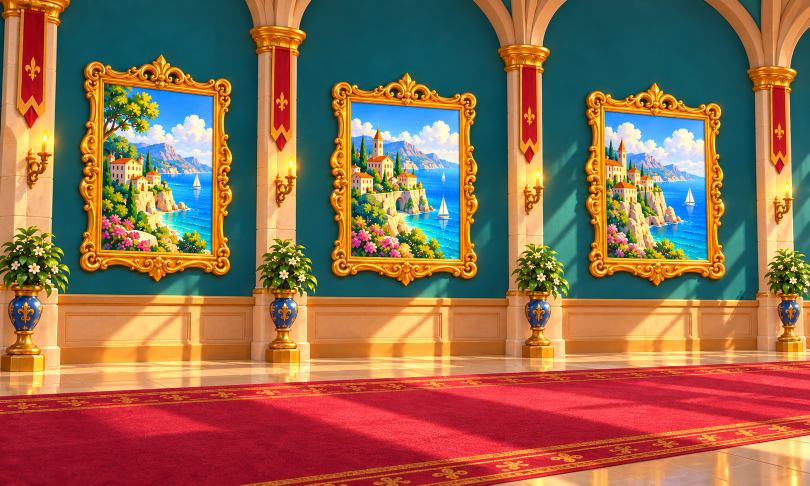
#> input picture docs/art/drafts/corridor-victory-v2-panorama-20261030/panorama-clean.png, 1619 x 971 px (shown at 1/2 size)
$ python prepare-review.py
#> lines starting #> are read from the running program, lines starting #| are printed output that depends on the picture
"""Derive approval crops/annotations from ONE image. Never edits runtime assets."""
import sys, json, hashlib
from pathlib import Path
sys.path.insert(0, str(Path(__file__).resolve().parents[2] / '.task16-python'))
from PIL import Image, ImageDraw, ImageFont

root = Path(__file__).resolve().parent
im = Image.open(root / 'panorama-clean.png').convert('RGB')
#> im is the input picture: PIL image 1619x971 RGB; mean R, G, B 144.1, 107, 80
w, h = im.size
#> w = 1619; h = 971
# Exact 390:844 aspect with fractional source crop, full source height.
# Keep the decorative outer frame scrollwork inside both endpoint crops.
cw, ch = h * 390 / 844, h
#> cw = 448.7; ch = 971
y = 0
margin = w * 0.056
#> margin = 90.66
positions = [margin, (w-cw)/2, w-cw-margin]
#> positions = [90.66, 585.2, 1079.7]
names = ['start', 'middle', 'end']
labels = ['BAŞLANGIÇ', 'ORTA', 'BİTİŞ']
colors = ['#63e3ff', '#ffd15b', '#ff8ca3']
crops = []
for name, x in zip(names, positions):
    crop = im.transform((390,844), Image.Transform.EXTENT, (x,y,x+cw,y+ch), Image.Resampling.BICUBIC)
    crop.save(root / ('frame-' + name + '.png'))
    crops.append(crop)
#> this loop made 3 passes
#> pass 1, `crop = im.transform((390,844), Image.Transform.EXTENT, (x,y,x+cw,y+ch)..`:
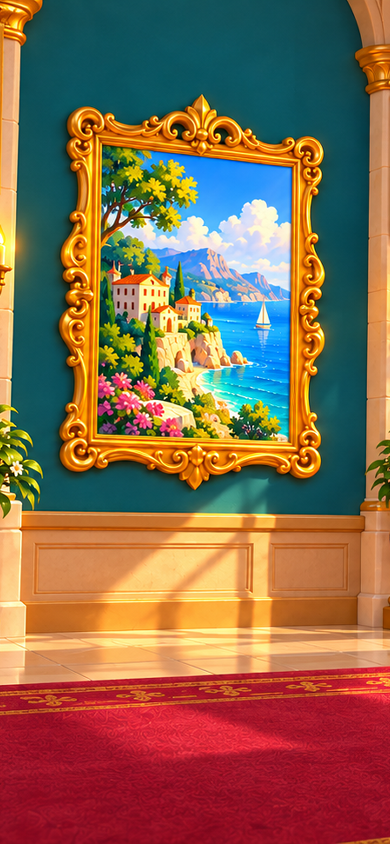
#> crop: PIL image 390x844 RGB; mean R, G, B 136.7, 104.5, 77.8
#> pass 2, `crop = im.transform((390,844), Image.Transform.EXTENT, (x,y,x+cw,y+ch)..`:
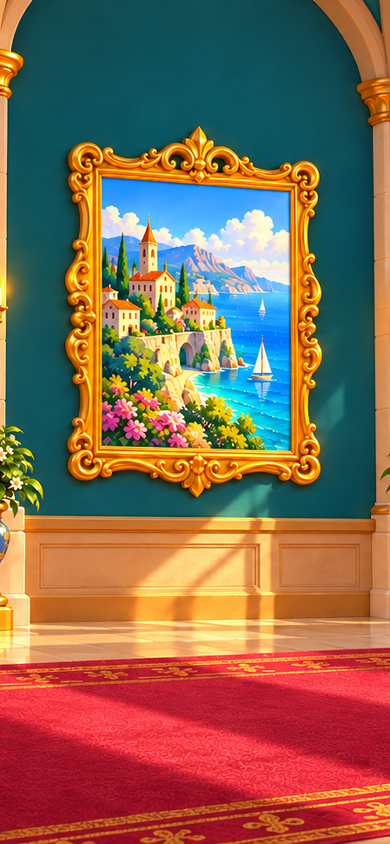
#> crop: PIL image 390x844 RGB; mean R, G, B 134.5, 103.6, 81.5
#> pass 3, `crop = im.transform((390,844), Image.Transform.EXTENT, (x,y,x+cw,y+ch)..`:
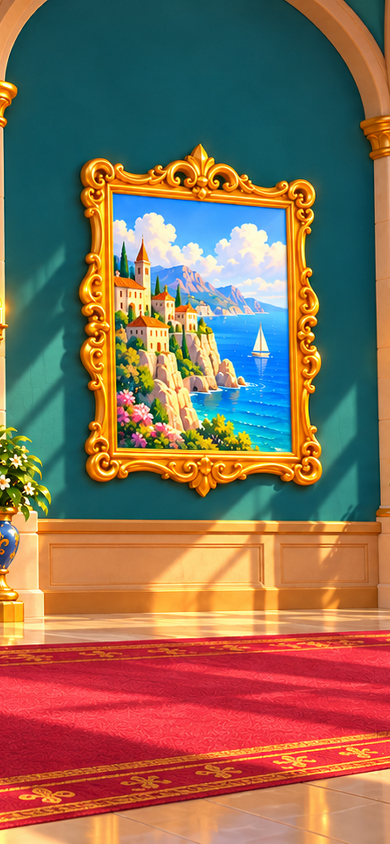
#> crop: PIL image 390x844 RGB; mean R, G, B 136.1, 109.8, 87.2
#> after the loop, crops = 3 items

def font(n, bold=False):
    return ImageFont.truetype('C:/Windows/Fonts/segoeuib.ttf' if bold else 'C:/Windows/Fonts/segoeui.ttf', n)

# Review graphics are drawn only on this separate board.
scale = min(1, 1800/w)
#> scale = 1
pw, ph = round(w*scale), round(h*scale)
#> pw = 1619; ph = 971
pad, header = 48, 186
thumbh = 650
thumbw = round(thumbh*390/844)
board = Image.new('RGB', (pw+pad*2, header+ph+100+thumbh+130), '#102b33')
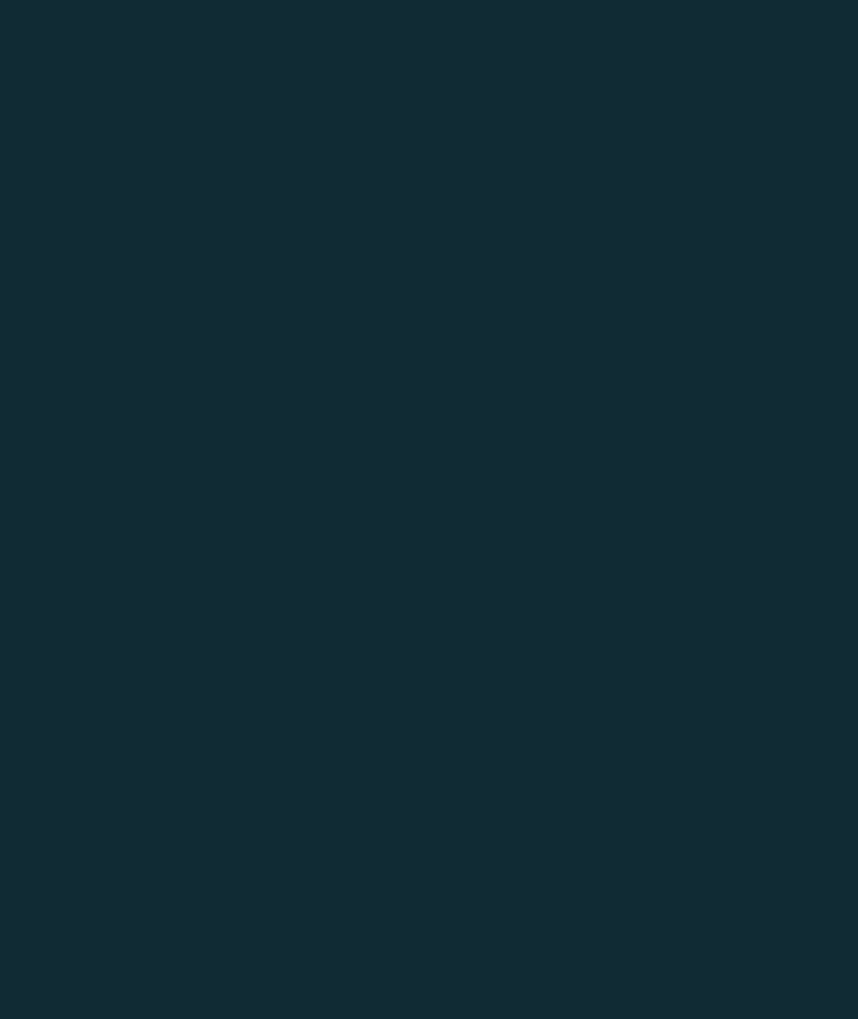
#> board: PIL image 1715x2037 RGB (shown at 1/2 size); mean R, G, B 16, 43, 51
d = ImageDraw.Draw(board)
d.text((pad,24), 'CORRIDOR VICTORY V2  /  SAHNE ONAYI', font=font(32,True), fill='#fff0d4')
d.text((pad,72), 'Tek panorama • sabit perspektif • kesintisiz duvar • kadraj 390:844', font=font(24), fill='#c9dfdf')
ay=142
d.line((pad+pw-20,ay,pad+20,ay), fill='#ffcd62', width=7)
d.polygon([(pad,ay),(pad+26,ay-15),(pad+26,ay+15)],fill='#ffcd62')
d.text((pad+pw//2-235,ay-32), 'GÖRÜNTÜ EKRANDA SAĞDAN SOLA KAYAR',font=font(21,True),fill='#ffcd62')
board.paste(im.resize((pw,ph),Image.Resampling.LANCZOS),(pad,header))
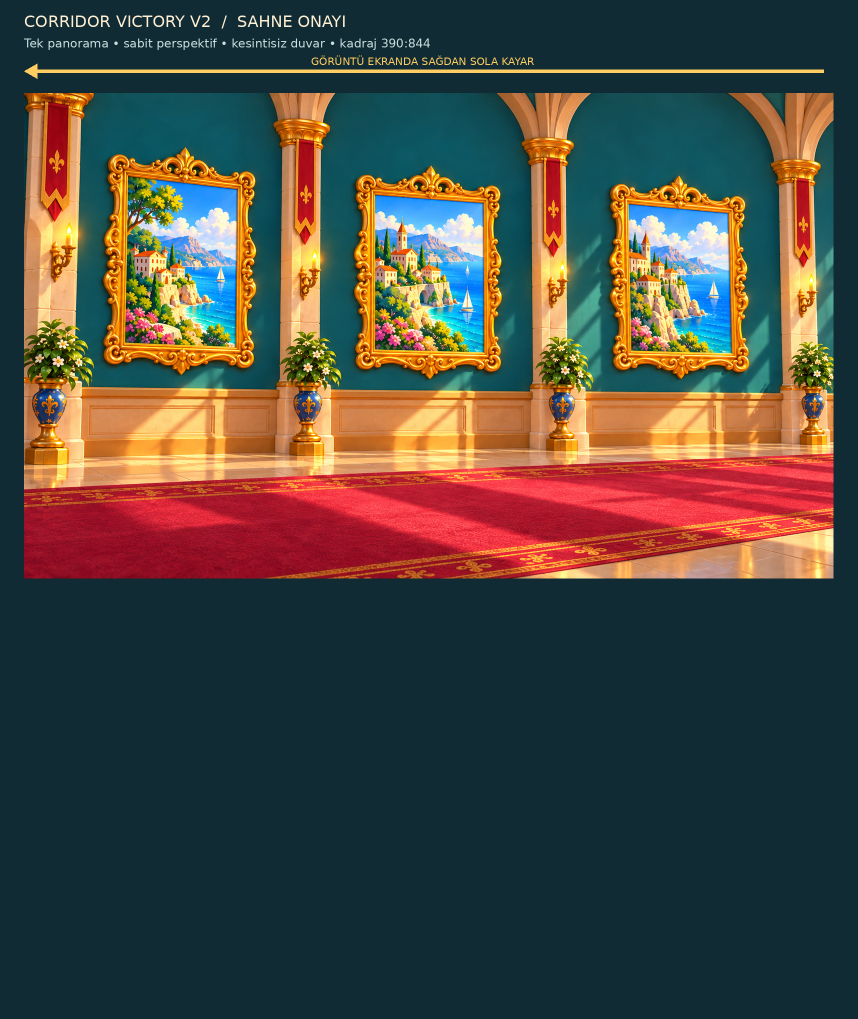
#> board: PIL image 1715x2037 RGB (shown at 1/2 size); mean R, G, B 75.1, 72.9, 64.6
d = ImageDraw.Draw(board)
for x,label,color in zip(positions,labels,colors):
    box=(pad+round(x*scale),header+round(y*scale),pad+round((x+cw)*scale)-2,header+round((y+ch)*scale)-2)
    d.rectangle(box,outline=color,width=5)
    d.rectangle((box[0]+6,box[1]+7,box[0]+218,box[1]+47),fill='#102b33')
    d.text((box[0]+14,box[1]+9),label,font=font(23,True),fill=color)
ty=header+ph+80
#> ty = 1237
for i,(crop,label,color) in enumerate(zip(crops,labels,colors)):
    tx=pad+round((pw-thumbw)*i/2)
    board.paste(crop.resize((thumbw,thumbh),Image.Resampling.LANCZOS),(tx,ty))
    d.rectangle((tx-2,ty-2,tx+thumbw+1,ty+thumbh+1),outline=color,width=3)
    d.text((tx,ty-40),label+'  ·  390:844',font=font(23,True),fill=color)
#> this loop made 3 passes
#> (label, color, tx) on passes 1 to 3: ('BAŞLANGIÇ', '#63e3ff', 48), ('ORTA', '#ffd15b', 708), ('BİTİŞ', '#ff8ca3', 1367)
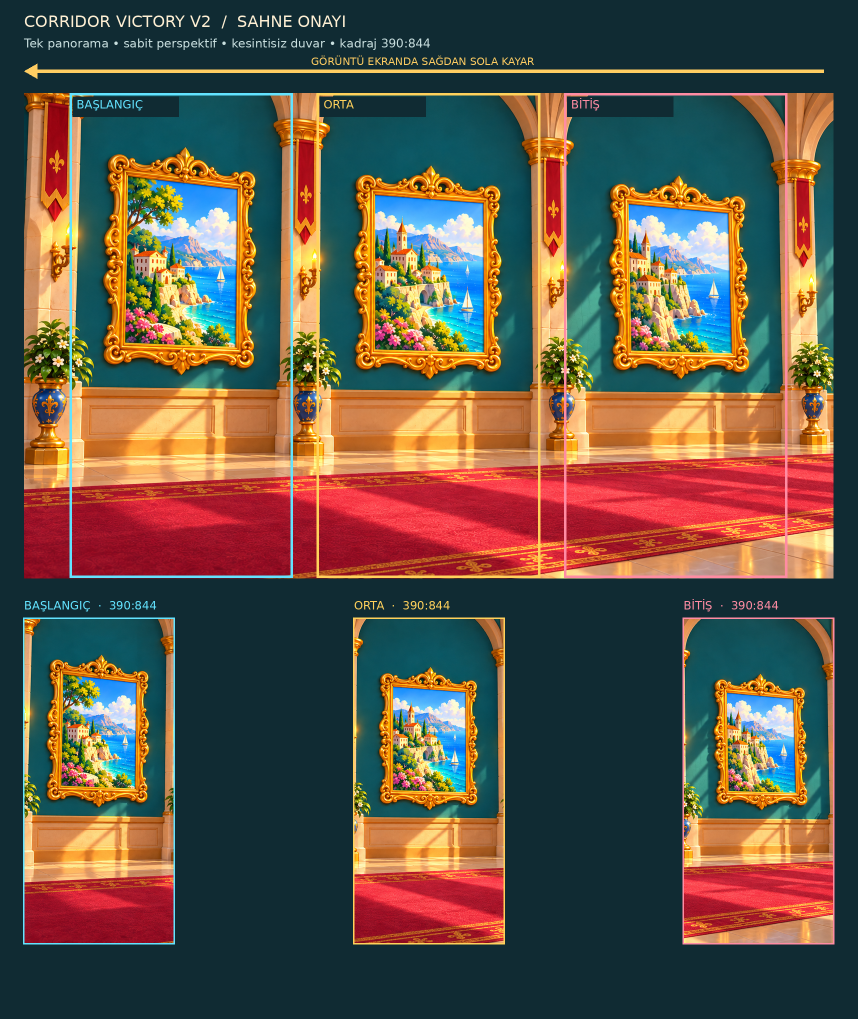
#> board: PIL image 1715x2037 RGB (shown at 1/2 size); mean R, G, B 96.1, 84.9, 71.4
d.text((pad,ty+thumbh+35),'Üç görüntü de aynı panoramanın kırpımıdır. Ayrı kare üretimi veya animasyon uygulaması yapılmadı.',font=font(22),fill='#c9dfdf')
board.save(root/'review-framing.png')
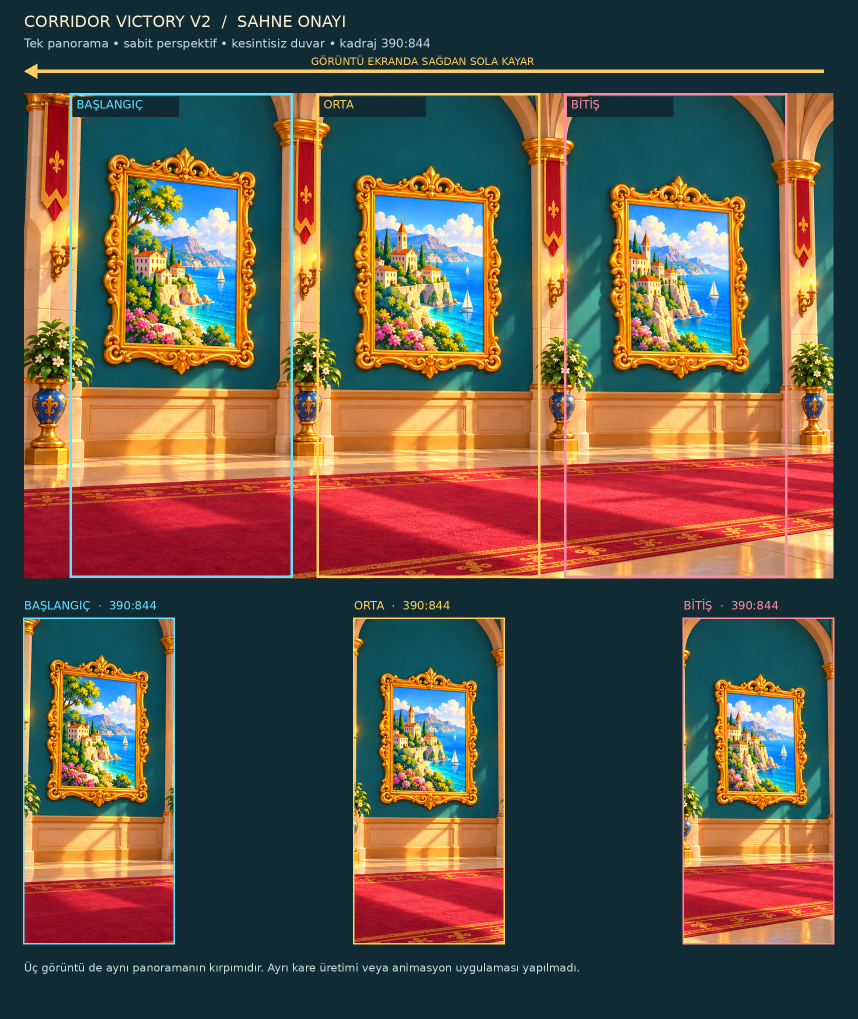
#> saved as review-framing.png: PIL image 1715x2037 RGB (shown at 1/2 size); mean R, G, B 96.4, 85.1, 71.7

manifest={'status':'awaiting visual approval; no runtime integration', 'panoramaSize':[w,h], 'viewportAspect':[390,844], 'cropSourceSize':[cw,ch], 'cropOutputSize':[390,844], 'cropY':y,'cropXs':positions,'imageSlides':'right to left','viewportSamples':'left, center, right across one fixed perspective panorama','travelPixels':positions[-1]-positions[0],'travelViewportWidths':round((positions[-1]-positions[0])/cw,3),'files':{}}
for name in ['panorama-clean.png','review-framing.png']+['frame-'+n+'.png' for n in names]:
    p=root/name
    manifest['files'][name]={'size':list(Image.open(p).size),'sha256':hashlib.sha256(p.read_bytes()).hexdigest()}
#> (the run stopped early here; a loop or call above may not have finished)
